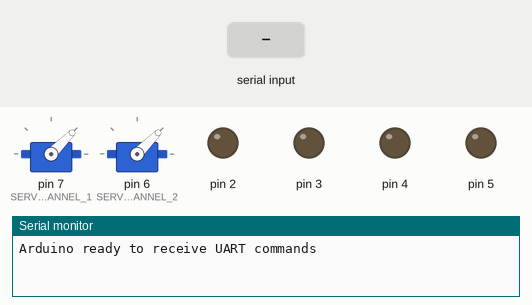
Simulated run of this sketch. Board: Arduino Uno, built with avr-gcc and run on an emulated ATmega328P. Shown: 2 × servo, output pins drawn as LEDs (lit = HIGH), the last lines printed to the serial monitor. The inputs (shaded band) are chosen by the test bench.

Above: at 2.0 s.
2.1 s: "f" received over Serial
At 4.2 s:
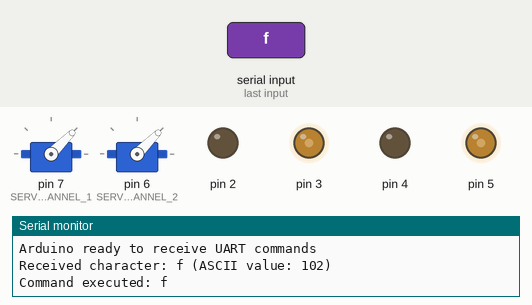
4.5 s: "b" received over Serial
At 5.8 s:
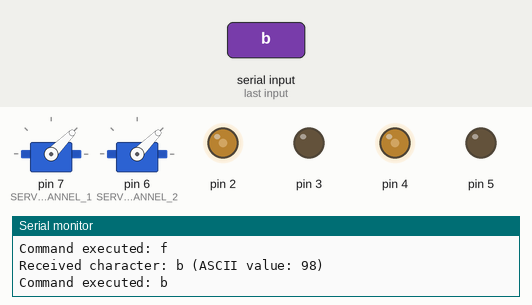
6.5 s: "l" received over Serial
At 7.9 s:
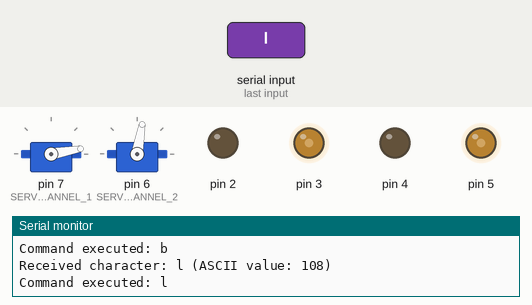
8.6 s: "r" received over Serial
At 9.4 s:
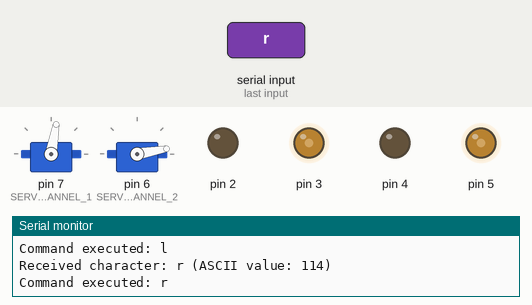
10.6 s: "t" received over Serial
At 11.21 s:
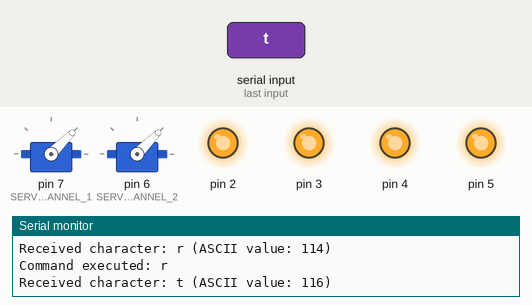
12.7 s: "l" received over Serial
At 13.26 s:
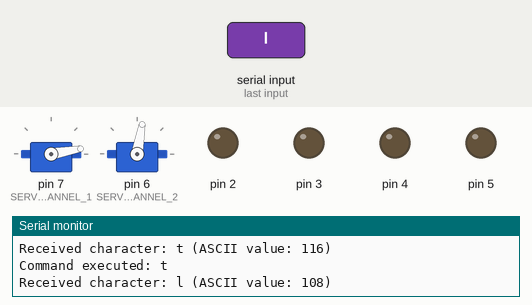
Timing chart, 0 to 15.7 s (numbered marks = the images above; inputs shaded):
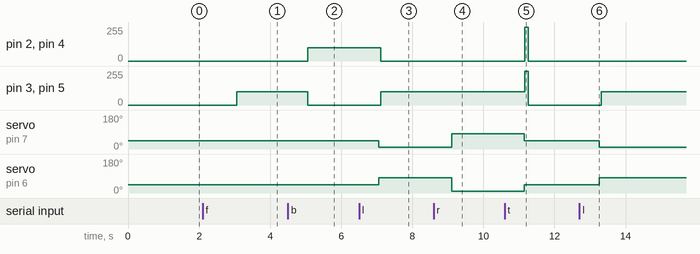

The sketch:

six_wheels_four_servos.ino
```cpp
#include <SoftPWM.h>
#include <Servo.h>

// Define pins we want to use for PWM,


const int SERVO_CHANNEL_1  = 7;
const int SERVO_CHANNEL_2 = 6;

// motor channel 1
const int MOTOR_CHANNEL_1_IN1 = 5;
const int MOTOR_CHANNEL_1_IN2 = 4;

// motor channel 2
const int MOTOR_CHANNEL_2_IN1 = 3;
const int MOTOR_CHANNEL_2_IN2 = 2;

// define servo class for using servos
Servo servo_channel_1;
Servo servo_channel_2;

// Speed settings (0-255)
const int DEFAULT_SPEED = 100;
const int TURN_SPEED = 70;

// servo baseline 'straight angle" value
// note: this will change based on how we attach physical motor housing to servo horn
const int SERVO_STRAIGHT = 45;
// servo turn margin angle
const int SERVO_MARGIN = 35;

const byte MOTOR_FADE_RATE = 0;

void setup()
{
  // ==== Pin setup ====
  // Initialize the SoftPWM library for manual PWM assignment (don't need to include servo pins)
  SoftPWMBegin();
  // Set up all motor control pins with SoftPWM
  // Parameters: pin, initial value (0-255), fade rate (optional)
  SoftPWMSet(MOTOR_CHANNEL_1_IN1, 0, MOTOR_FADE_RATE);
  SoftPWMSet(MOTOR_CHANNEL_1_IN2, 0, MOTOR_FADE_RATE);

  SoftPWMSet(MOTOR_CHANNEL_2_IN1, 0, MOTOR_FADE_RATE);
  SoftPWMSet(MOTOR_CHANNEL_2_IN2, 0, MOTOR_FADE_RATE);

  // Set fade time (optional, can be set to 0 for immediate response)
  SoftPWMSetFadeTime(ALL, 0, 0);
  // ===========================

  // ==== Serial communication setup ====
  // Start UART communication at 9600 baud, 9600 bits per second
  Serial.begin(9600);
  Serial.println("Arduino ready to receive UART commands");
  // ====================================

  // ==== Servo Setup ====
  servo_channel_1.attach(SERVO_CHANNEL_1); // attaches the servo on pin 13 to the servo object
  servo_channel_2.attach(SERVO_CHANNEL_2); // attaches the servo on pin 13 to the servo object
  // initially orient servos to 0 degrees
  servo_channel_1.write(SERVO_STRAIGHT);
  servo_channel_2.write(SERVO_STRAIGHT);
  // =====================

  // Initially stop motors
  stopMotors();
}

void loop()
{
  // Blink LED to show the code is running
  digitalWrite(LED_BUILTIN, HIGH);
  delay(500);
  digitalWrite(LED_BUILTIN, LOW);
  delay(500);

  // Check for incoming UART data
  if (Serial.available() > 0)
  {
    char command = Serial.read(); // Read one character

    // Debug - print the character code to see exactly what's being received
    Serial.print("Received character: ");
    Serial.print(command);
    Serial.print(" (ASCII value: ");
    Serial.print((int)command);
    Serial.println(")");

    executeCommand(command);
    Serial.print("Command executed: ");
    Serial.println(command);
  }
}

// Execute motor commands
void executeCommand(char command)
{
  switch (command)
  {
  case 'f':
    forward();
    break;
  case 'b':
    backward();
    break;
  case 'l':
    left();
    break;
  case 'r':
    right();
    break;
  case 's':
    stopMotors();
    break;
  case 't':
    brakeMotors();
    break;
  default:
    break; // Ignore unknown commands
  }
}

void forward()
{
  // Set servos to straight position (0 degrees)
  servo_channel_1.write(SERVO_STRAIGHT);
  servo_channel_2.write(SERVO_STRAIGHT);

  delay(50); // Short delay to allow servos to reach position

  // Motor channel 1 - Forward
  SoftPWMSet(MOTOR_CHANNEL_1_IN1, DEFAULT_SPEED);
  SoftPWMSet(MOTOR_CHANNEL_1_IN2, 0);

  // Motor channel 2 - Forward
  SoftPWMSet(MOTOR_CHANNEL_2_IN1, DEFAULT_SPEED);
  SoftPWMSet(MOTOR_CHANNEL_2_IN2, 0);
}

void backward()
{
  // Motor channel 1 - Reverse
  SoftPWMSet(MOTOR_CHANNEL_1_IN1, 0);
  SoftPWMSet(MOTOR_CHANNEL_1_IN2, DEFAULT_SPEED);

  // Motor channel 2 - Reverse
  SoftPWMSet(MOTOR_CHANNEL_2_IN1, 0);
  SoftPWMSet(MOTOR_CHANNEL_2_IN2, DEFAULT_SPEED);
}
void right()
{

  servo_channel_1.write(SERVO_STRAIGHT + SERVO_MARGIN);
  servo_channel_2.write(SERVO_STRAIGHT - SERVO_MARGIN);

  delay(50); // Short delay to allow servos to reach position

  // Set motors to turn mode (typically at a reduced speed for better control)
  // Motor channel 1 - Forward
  SoftPWMSet(MOTOR_CHANNEL_1_IN1, DEFAULT_SPEED);
  SoftPWMSet(MOTOR_CHANNEL_1_IN2, 0);

  // Motor channel 2 - Forward
  SoftPWMSet(MOTOR_CHANNEL_2_IN1, DEFAULT_SPEED);
  SoftPWMSet(MOTOR_CHANNEL_2_IN2, 0);
}

void left()
{
  servo_channel_1.write(SERVO_STRAIGHT - SERVO_MARGIN);
  servo_channel_2.write(SERVO_STRAIGHT + SERVO_MARGIN);

  delay(50); // Short delay to allow servos to reach position

  // Set motors to turn mode (typically at a reduced speed for better control)
  // Motor channel 1 - Forward
  SoftPWMSet(MOTOR_CHANNEL_1_IN1, DEFAULT_SPEED);
  SoftPWMSet(MOTOR_CHANNEL_1_IN2, 0);

  // Motor channel 2 - Forward
  SoftPWMSet(MOTOR_CHANNEL_2_IN1, DEFAULT_SPEED);
  SoftPWMSet(MOTOR_CHANNEL_2_IN2, 0);
}

void stopMotors()
{
  // Reset servos to straight position
  servo_channel_1.write(SERVO_STRAIGHT);
  servo_channel_2.write(SERVO_STRAIGHT);

  // Coast stop all motors (set both pins to 0)
  SoftPWMSet(MOTOR_CHANNEL_1_IN1, 0);
  SoftPWMSet(MOTOR_CHANNEL_1_IN2, 0);

  SoftPWMSet(MOTOR_CHANNEL_2_IN1, 0);
  SoftPWMSet(MOTOR_CHANNEL_2_IN2, 0);
}

void brakeMotors()
{
  // Reset servos to straight position
  servo_channel_1.write(SERVO_STRAIGHT);
  servo_channel_2.write(SERVO_STRAIGHT);

  // Active brake all motors (set both pins to 1)
  SoftPWMSet(MOTOR_CHANNEL_1_IN1, 255);
  SoftPWMSet(MOTOR_CHANNEL_1_IN2, 255);


  SoftPWMSet(MOTOR_CHANNEL_2_IN1, 255);
  SoftPWMSet(MOTOR_CHANNEL_2_IN2, 255);

  // Short delay for active braking
  delay(100);

  // Then set to coast mode (both pins to 0) to avoid overheating the motors
  stopMotors();
}
```

Measured:
- after the input at 2.1 s, pin 3, pin 5: 0/255 → 100/255 after 0.96 s
- after the input at 4.5 s, pin 2, pin 4: 0/255 → 100/255 after 0.56 s; pin 3, pin 5: 100/255 → 0/255 after 0.56 s
- after the input at 6.5 s, pin 2, pin 4: 100/255 → 0/255 after 0.60 s; pin 3, pin 5: 0/255 → 100/255 after 0.60 s; servo on pin 7 (SERVO_CHANNEL_1): 45° → 10° after 0.55 s; servo on pin 6 (SERVO_CHANNEL_2): 45° → 80° after 0.55 s
- after the input at 8.6 s, servo on pin 7 (SERVO_CHANNEL_1): 10° → 80° after 0.50 s; servo on pin 6 (SERVO_CHANNEL_2): 80° → 10° after 0.50 s
- after the input at 10.6 s, pin 2, pin 4: 0/255 → 255/255 after 0.57 s, → 0/255 0.10 s later; pin 3, pin 5: 100/255 → 255/255 after 0.57 s, → 0/255 0.10 s later; servo on pin 7 (SERVO_CHANNEL_1): 80° → 45° after 0.56 s; servo on pin 6 (SERVO_CHANNEL_2): 10° → 45° after 0.56 s
- after the input at 12.7 s, pin 3, pin 5: 0/255 → 100/255 after 0.61 s; servo on pin 7 (SERVO_CHANNEL_1): 45° → 10° after 0.56 s; servo on pin 6 (SERVO_CHANNEL_2): 45° → 80° after 0.56 s
